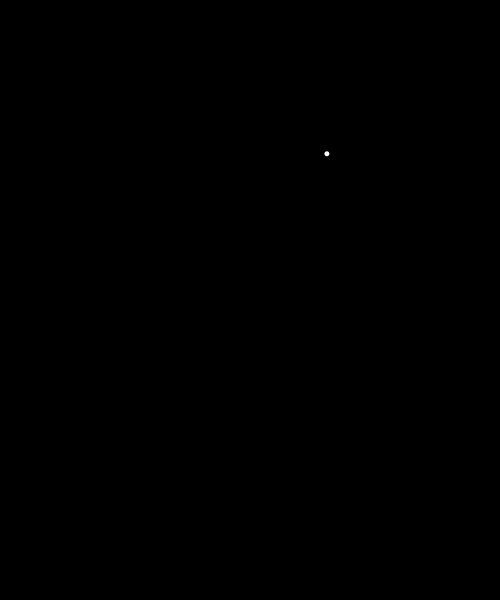
Frame 1 (no input)
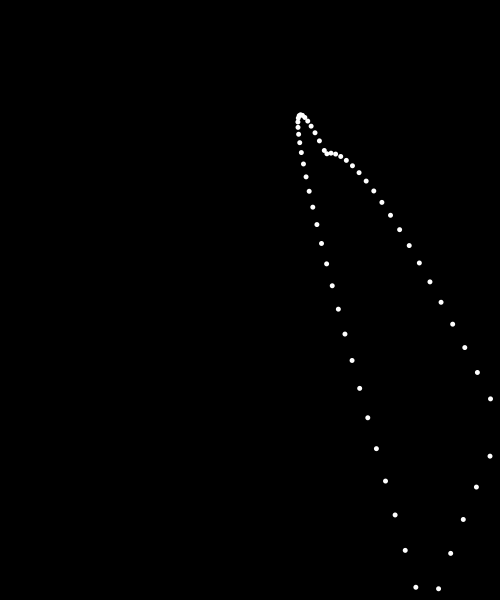
Frame 60 (the mouse pressed at the canvas centre just before this capture)
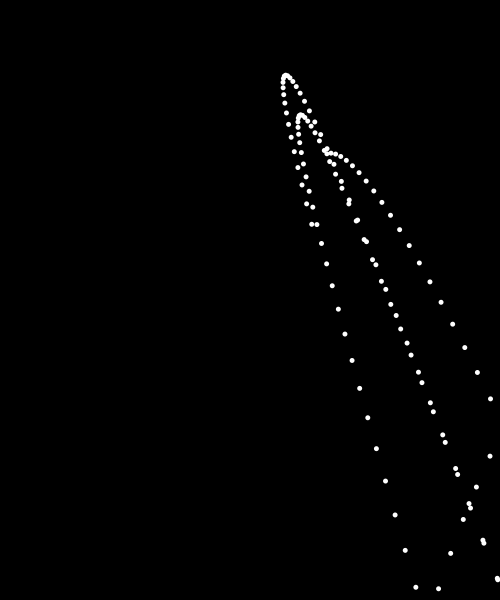
Frame 120 (the mouse held since frame 60 and released just before this capture)

The Processing sketch that drew these frames (run headless with seeded random() and noise(); from frame 60 on, the mouse is pressed at the canvas centre):

// Processing sketch: test2
// ── test2.pde
Ball b;

void setup() {
  size(500, 600);
  background(0);
  frameRate(20);
  b = new Ball();
}

void draw() {
  b.move();
  b.update();
  b.display();
}

// ── Ball.pde
class Ball {
  PVector pos;
  PVector vel;
  PVector acc;

  Ball() {
    pos = new PVector( random(0,width), random(0,height) );
    vel = new PVector(random(-4, 4), random(-4, 4));
    acc = new PVector(0.5, 1.5);
  }

  void move() {
    pos.add(vel);
    vel.add(acc);
  }

  void update() {
    if (pos.x>width || pos.x<0) {
      vel.x = -vel.x;
    }
    if (pos.y>height || pos.y<0) {
      vel.y = -vel.y;
    }
  }

  void display() {
    noStroke();
    fill(255);
    ellipse(pos.x, pos.y, 5, 5);
  }
}
